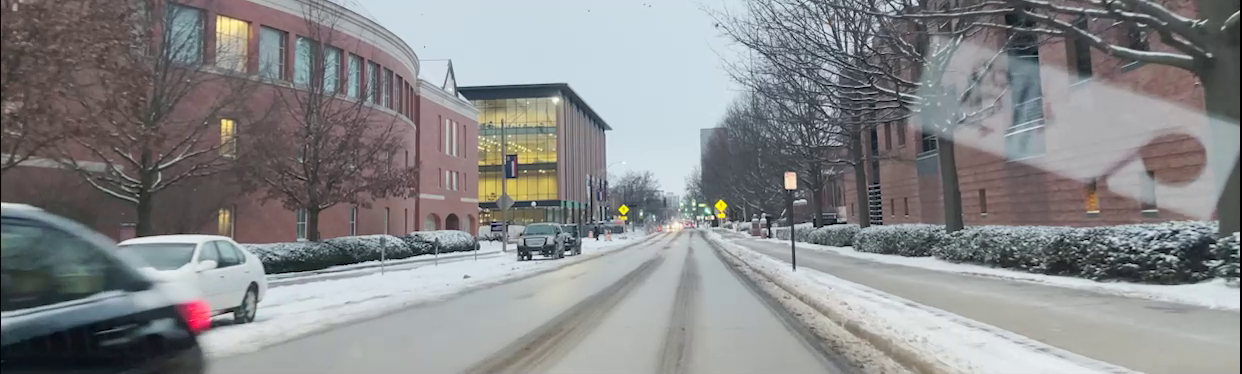
#> input picture src/mp1/src/test_snow.png, 1242 x 374 px
$ python find_perspective.py
#> lines starting #> are read from the running program, lines starting #| are printed output that depends on the picture
import matplotlib.pyplot as plt
import matplotlib.image as mpimg
import cv2
import numpy as np

img_path = "./test_snow.png"
img = mpimg.imread(img_path)
#> img is the input picture: shape (374, 1242, 3) float32; mean R, G, B 0.531, 0.534, 0.539

plt.subplot(1, 2, 1)
plt.imshow(img)
plt.title("Original Image")
plt.axis('off')

def create_birds_eye_view(image):
    rows, cols, ch = image.shape
#> rows = 374; cols = 1242; ch = 3
    print(cols, rows)
#| 1242 374
    # Define points for perspective transformation (example)
    # rows: y, cols: x
    # UL(x,y) - UR - LL - LR

    # From img.png
    # pts1 = np.float32([[490, 217], [605, 217], [382, rows], [881, rows]])
    # From test.png cols640, rows480
    # pts1 = np.float32([[282, 268], [360, 268], [75, 409], [554, 409]])
    # snow 1242x374
    pts1 = np.float32([[600, 280], [780, 280], [430, 368], [930, 368]])

    pts2 = np.float32([[0, 0], [cols, 0], [0, rows], [cols, rows]])

    M = cv2.getPerspectiveTransform(pts1, pts2)

    dst = cv2.warpPerspective(image, M, (cols, rows))
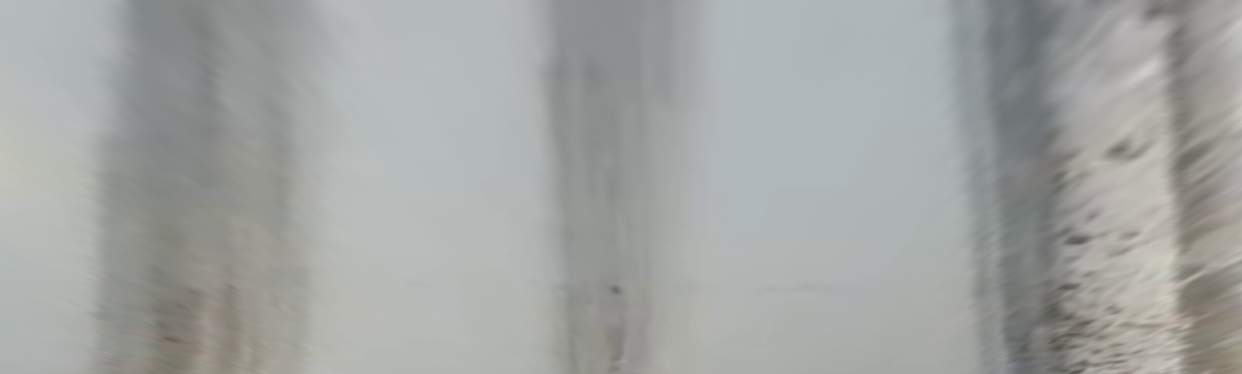
#> dst: shape (374, 1242, 3) float32; mean B, G, R 0.641, 0.648, 0.638
    return dst

img_bird_view = cv2.cvtColor(img, cv2.COLOR_RGB2BGR)
bird_eye_img = create_birds_eye_view(img_bird_view)

bird_eye_img_rgb = cv2.cvtColor(bird_eye_img, cv2.COLOR_BGR2RGB)

plt.subplot(1, 2, 2)
plt.imshow(bird_eye_img_rgb)
plt.title("Bird's-eye View")
plt.axis('off')

plt.show()
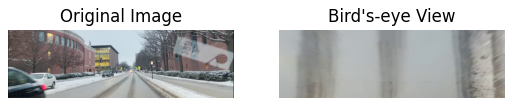
#> figure drawn by matplotlib, 2 panels

$ run again, with src/mp1/src/test_large.png copied over src/mp1/src/test_snow.png
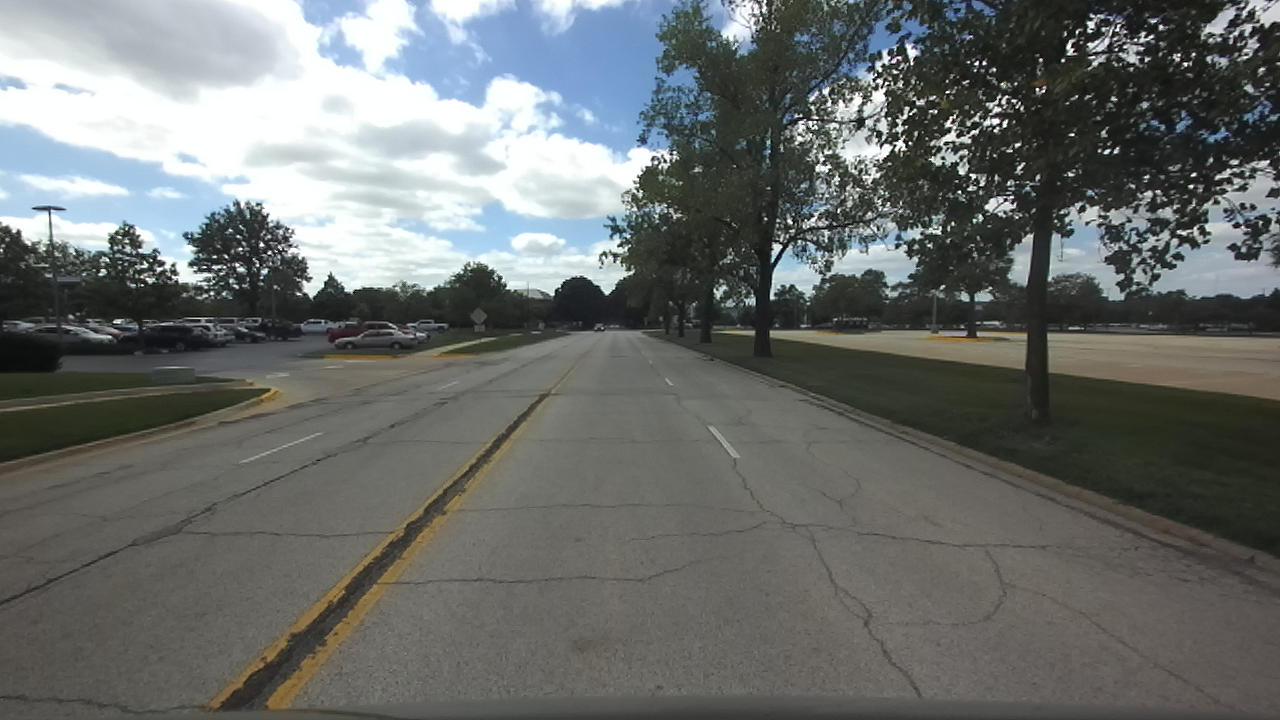
#> input picture src/mp1/src/test_large.png, 1280 x 720 px
#> img is the input picture: shape (720, 1280, 3) float32; mean R, G, B 0.418, 0.432, 0.425
#| 1280 720
#> in create_birds_eye_view, `dst = cv2.warpPerspective(image, M, (cols, rows))`:
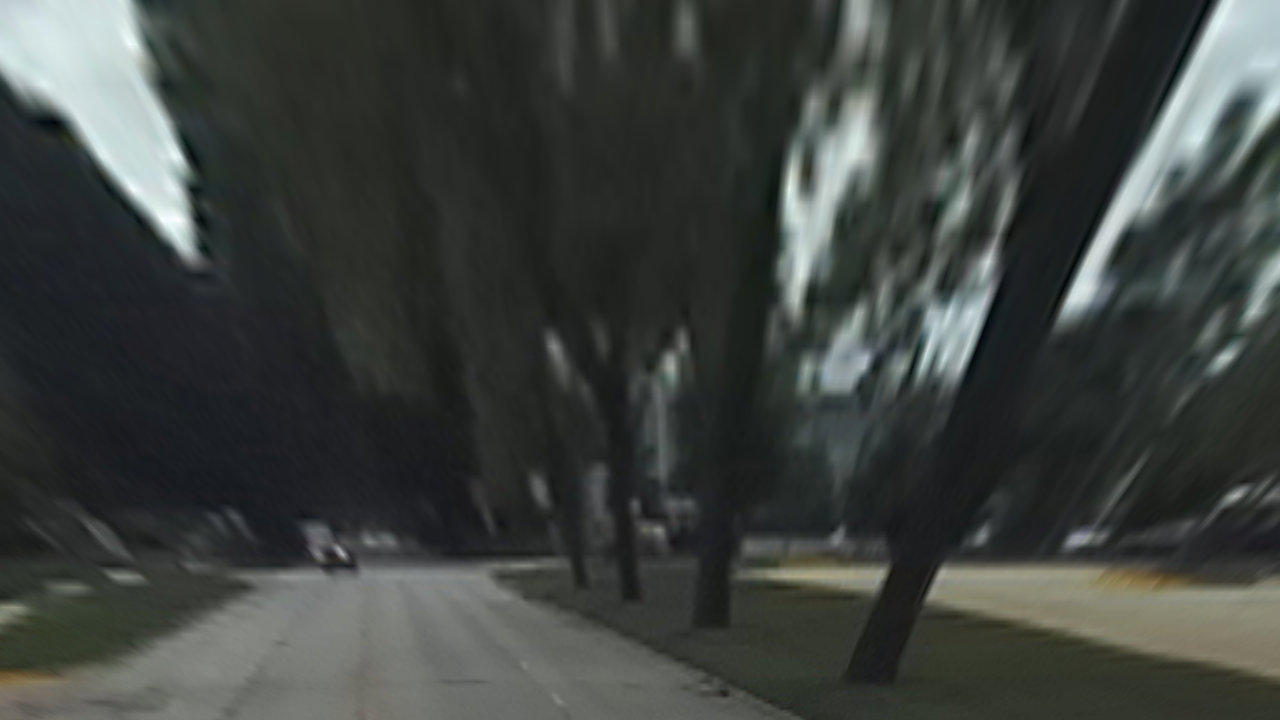
#> dst: shape (720, 1280, 3) float32; mean B, G, R 0.246, 0.258, 0.241
#> `plt.show()`:
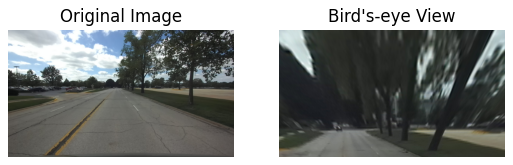
#> figure drawn by matplotlib, 2 panels
